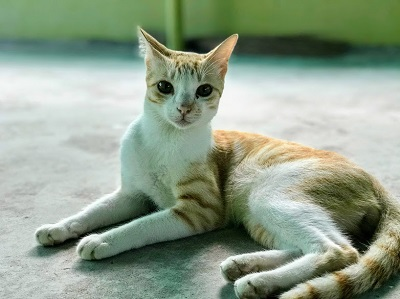
#> input picture python-opencv/images/cat1.jpg, 400 x 299 px
$ python image_gradients_laplace.py
#> lines starting #> are read from the running program, lines starting #| are printed output that depends on the picture

"""
Created on Thu Dec 10 22:51:52 2020

@author: yzaghir
https://docs.opencv.org/master/d4/d13/tutorial_py_filtering.html

Canny edge detection

Detect Edges of images

An image gradient is a directional change in the intensity or color in an image. The gradient of the image is one of the fundamental building blocks in image processing. For example, the Canny edge detector uses image gradient for edge detection. In graphics software for digital image editing, the term gradient or color gradient is also used for a gradual blend of color which can be considered as an even gradation from low to high values, as used from white to black in the images to the right. Another name for this is color progression.

Mathematically, the gradient of a two-variable function (here the image intensity function) at each image point is a 2D vector with the components given by the derivatives in the horizontal and vertical directions. At each image point, the gradient vector points in the direction of largest possible intensity increase, and the length of the gradient vector corresponds to the rate of change in that direction.[1]

Since the intensity function of a digital image is only known at discrete points, derivatives of this function cannot be defined unless we assume that there is an underlying continuous intensity function which has been sampled at the image points. With some additional assumptions, the derivative of the continuous intensity function can be computed as a function on the sampled intensity function, i.e., the digital image. Approximations of these derivative functions can be defined at varying degrees of accuracy. The most common way to approximate the image gradient is to convolve an image with a kernel, such as the Sobel operator or Prewitt operator.


An image gradient can be difined as the directional change in the intensity or color int that image
It can be considered as one of the fundamental building blocks in image processiong

For instance ,the canny edge detector we just learned , uses image gradient for edge detection .

The popilare gradient functions included in OpenCv are cv.Sobel , cvLapacian()

Sobel is a Gaussian smoothing with differentiantion operation, more resistant to noise
The lapacian derivative of the image given by the relation

"""


# import cv library
import cv2 as cv


# read the image from computer
img = cv.imread("images/cat1.jpg" )
#> img is the input picture: shape (299, 400, 3); mean B, G, R 139.2, 158.9, 144
cv.imshow("Original Image" , img )

#Laplacian gradient
gradient = cv.Laplacian(img , cv.CV_64F)
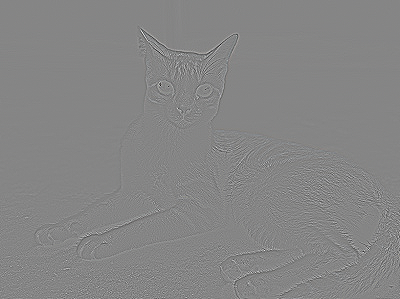
#> gradient: shape (299, 400, 3) float64; mean B, G, R 0, 0, 0; drawn with min black and max white
cv.imshow("Laplacian Gradient" , gradient )
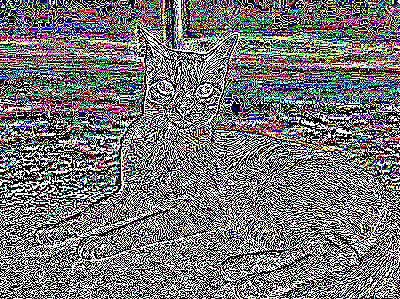
#> window 'Laplacian Gradient': shape (299, 400, 3); mean B, G, R 116.2, 115.3, 116

#Sobel x gradient
gradient = cv.Sobel(img , cv.CV_64F , 1,0 , ksize= 5 )
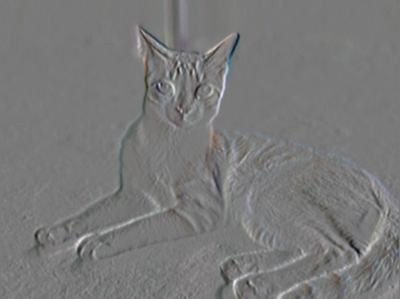
#> gradient: shape (299, 400, 3) float64; mean B, G, R -17.2, -12, -11.9; drawn with min black and max white
cv.imshow("Sobel x Gradient" , gradient )
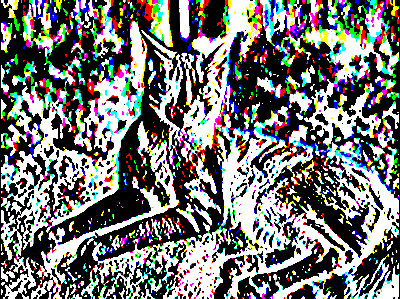
#> window 'Sobel x Gradient': shape (299, 400, 3); mean B, G, R 115.5, 117.5, 116.9

#Sobel y gradient
gradient = cv.Sobel(img , cv.CV_64F , 0,1 , ksize= 5 )
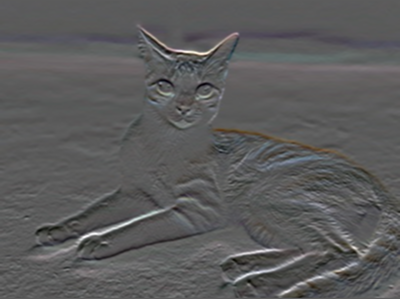
#> gradient: shape (299, 400, 3) float64; mean B, G, R 13.3, -6.7, 2.5; drawn with min black and max white
cv.imshow("Sobel y Gradient" , gradient )
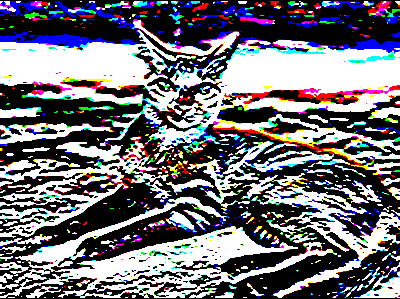
#> window 'Sobel y Gradient': shape (299, 400, 3); mean B, G, R 119.5, 112.2, 112.8

$ run again, with python-opencv/images/abhi1.JPG copied over python-opencv/images/cat1.jpg
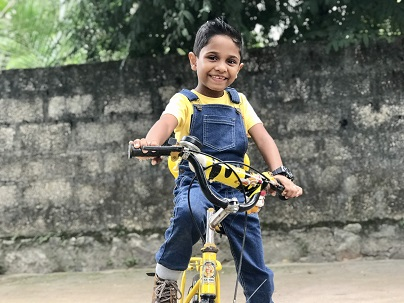
#> input picture python-opencv/images/abhi1.JPG, 404 x 303 px
#> img is the input picture: shape (303, 404, 3); mean B, G, R 109, 119.1, 116.7
#> `gradient = cv.Sobel(img , cv.CV_64F , 0,1 , ksize= 5 )`:
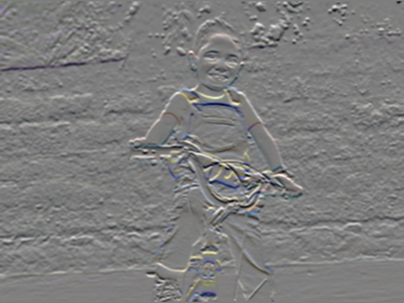
#> gradient: shape (303, 404, 3) float64; mean B, G, R 42.6, 43.5, 55.7; drawn with min black and max white
#> `cv.imshow("Sobel y Gradient" , gradient )`:
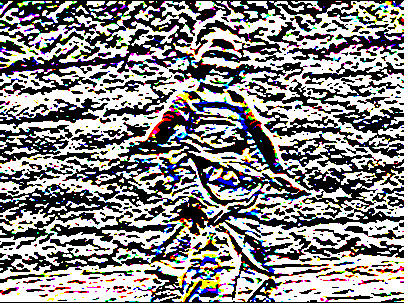
#> window 'Sobel y Gradient': shape (303, 404, 3); mean B, G, R 134.8, 134.9, 137
